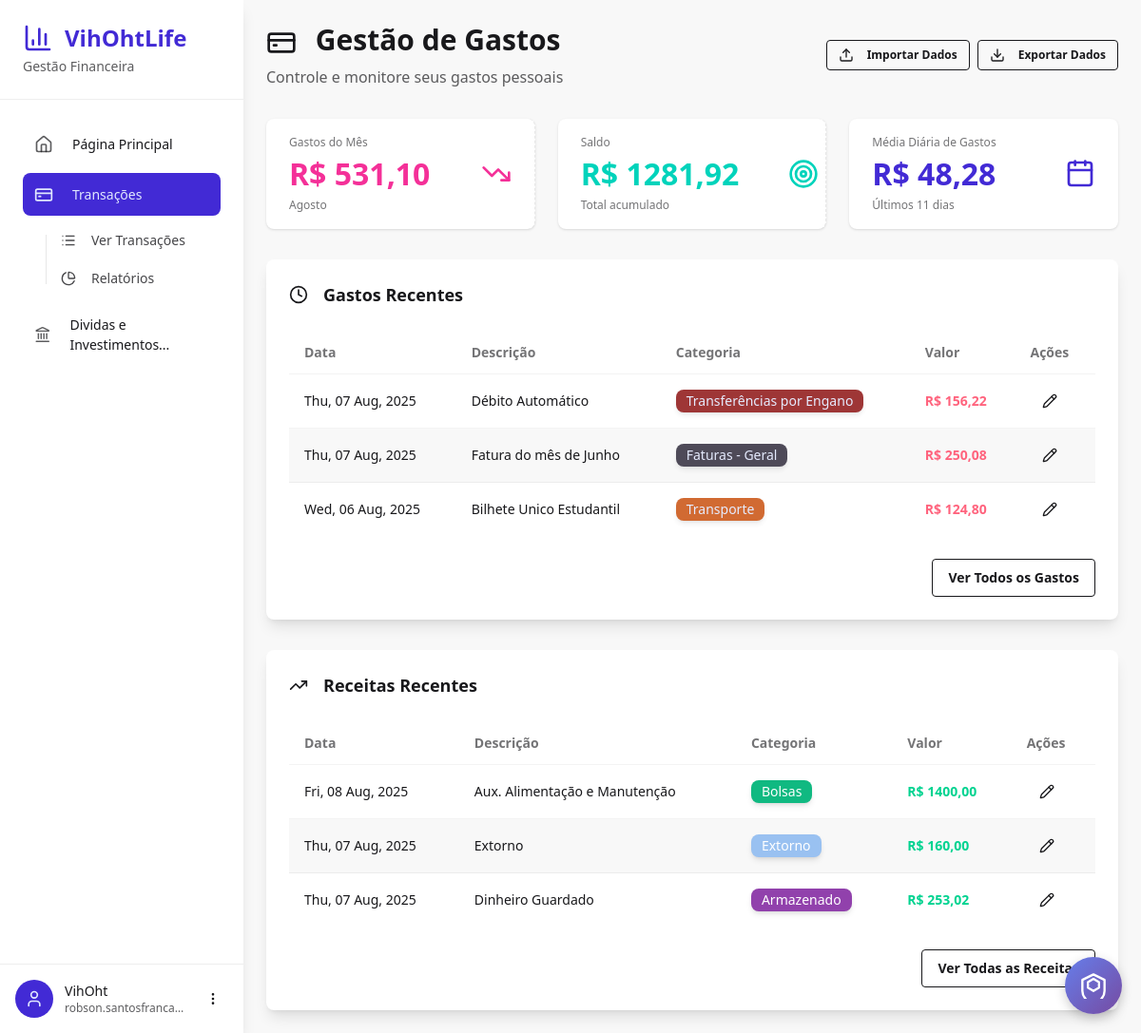
The page /finance/ (signed in) on the database as committed earlier.
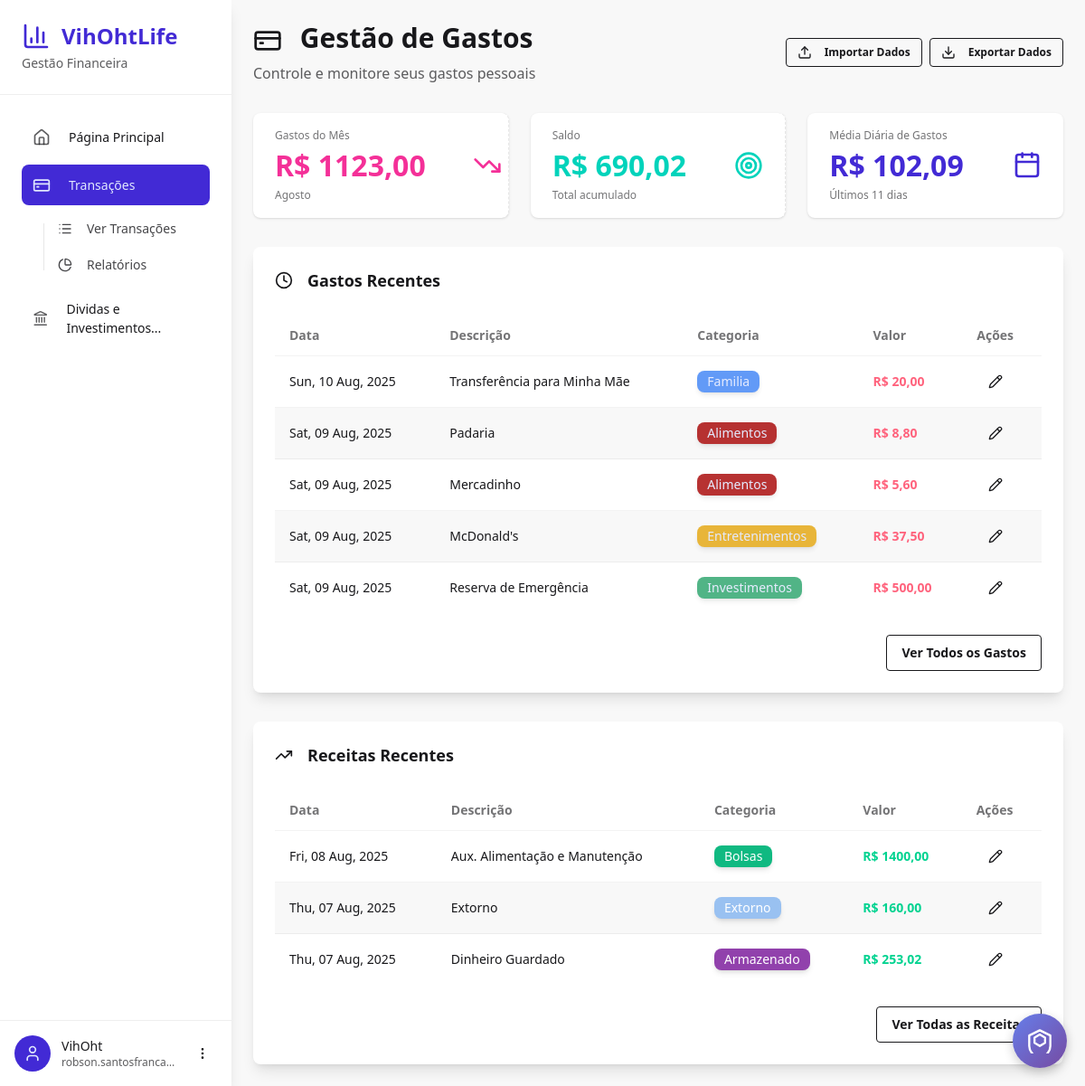
The same page on the database as committed later.
### authentication/models.py (models this page shows, shortened)
class User(AbstractUser):
    email = models.EmailField(max_length=100, unique=True)
    profile_image = models.ImageField(
        upload_to=user_profile_image_path,
        null=True,
        blank=True,
        help_text="Upload a profile image (max 5MB, JPG/PNG)",
    )
    USERNAME_FIELD = "email"
    REQUIRED_FIELDS = ["username"]

### finance_manager/models.py (models this page shows, shortened)
class Expenses(models.Model):
    user = models.ForeignKey(settings.AUTH_USER_MODEL, on_delete=models.CASCADE)
    category = models.ForeignKey(
        ExpenseCategory, on_delete=models.CASCADE, null=True, blank=True
    )
    created_at = models.DateTimeField(auto_now_add=True)
    spent_at = models.DateField()
    description = models.CharField(max_length=100)
    detailed_description = models.CharField(max_length=600)
    amount = models.IntegerField()

class ExpenseCategory(models.Model):
    user = models.ForeignKey(settings.AUTH_USER_MODEL, on_delete=models.CASCADE)
    name = models.CharField(max_length=100)
    description = models.CharField(max_length=300)
    color = ColorField(default="#FFFFFF")
    class Meta:
        verbose_name_plural = "Expense Categories"
        unique_together = ["user", "name"]  # Prevent duplicate category names per user

class Incomes(models.Model):
    user = models.ForeignKey(settings.AUTH_USER_MODEL, on_delete=models.CASCADE)
    category = models.ForeignKey(
        IncomeCategorys, on_delete=models.CASCADE, null=True, blank=True
    )
    created_at = models.DateTimeField(auto_now_add=True)
    received_at = models.DateField()
    description = models.CharField(max_length=100)
    detailed_description = models.CharField(max_length=600)
    amount = models.IntegerField()

class IncomeCategorys(models.Model):
    user = models.ForeignKey(settings.AUTH_USER_MODEL, on_delete=models.CASCADE)
    name = models.CharField(max_length=100)
    description = models.CharField(max_length=300)
    color = ColorField(default="#FFFFFF")
    class Meta:
        verbose_name_plural = "Income Categories"
        unique_together = ["user", "name"]  # Prevent duplicate category names per user

### finance_manager/views.py (the view)
# urls.py: path("", views.dashboard, name="dashboard"),
@login_required
def dashboard(request):
    expenses = Expenses.objects.filter(user=request.user).order_by("-spent_at")[:5]
    expenses_this_month = Expenses.objects.filter(
        user=request.user,
        spent_at__year=datetime.now().year,
        spent_at__month=datetime.now().month,
    )
    incomes = Incomes.objects.filter(user=request.user).order_by("-received_at")[:5]
    expense_categories = ExpenseCategory.objects.filter(user=request.user)
    income_categories = IncomeCategorys.objects.filter(user=request.user)
    total_expenses = sum([x.amount for x in Expenses.objects.filter(user=request.user)])
    total_incomes = sum([x.amount for x in Incomes.objects.filter(user=request.user)])
    range_of_days = "Sem gastos neste mês"
    total_expenses_this_month = 0
    daily_mean = 0
    if expenses_this_month:
        range_of_days = f"Últimos {datetime.now().day} dias"
        total_expenses_this_month = sum([x.amount for x in expenses_this_month])
        daily_mean = total_expenses_this_month // datetime.now().day
    total_amount = total_incomes - total_expenses
    return render(
        request,
        "finance_manager/dashboard.html",
        {
            "expenses": expenses,
            "incomes": incomes,
            "expense_categories": expense_categories,
            "income_categories": income_categories,
            "categories": expense_categories,  # For backward compatibility
            "total_expenses_this_month": f"{total_expenses_this_month // 100},{total_expenses_this_month % 100:02n}",
            "total_amount": f"{total_amount // 100},{total_amount % 100:02n}",
            "range_of_days": range_of_days,
            "daily_mean": f"{daily_mean // 100},{daily_mean % 100:02n}",
        },
    )

### templates/finance_manager/dashboard.html (shortened to what this page needs)
{% extends 'finance_manager/base.html' %}
{% load static %}
{% load mathfilters %}
{% block finance_head %}
<link rel="stylesheet" type="text/css" href="{% static 'css/finance_dashboard.css' %}">
{% endblock %}
{% block finance_content %}
<div class="max-w-7xl mx-auto">
  <div class="mb-8">
    <div class="flex justify-between items-center mb-4">
      <div>
        <h1 class="text-3xl font-bold text-base-content mb-2">
          <i data-lucide="credit-card" class="w-8 h-8 inline-block mr-3"></i>
          Gestão de Gastos
        </h1>
        <p class="text-base-content/70">Controle e monitore seus gastos pessoais</p>
      </div>
      <div class="flex gap-2">
        <button onclick="openImportModal()" class="btn btn-outline btn-sm">
          <i data-lucide="upload" class="w-4 h-4 mr-2"></i>
          Importar Dados
        </button>
        <a href="{% url 'finance_manager:export_data' %}" class="btn btn-outline btn-sm">
          <i data-lucide="download" class="w-4 h-4 mr-2"></i>
          Exportar Dados
        </a>
      </div>
    </div>
  </div>
  <div class="grid grid-cols-1 md:grid-cols-3 gap-6 mb-8">
    <div class="stat bg-base-100 rounded-lg shadow hover:shadow-lg transition-shadow cursor-pointer group" onclick="openExpenseModal()">
      <div class="stat-figure text-secondary">
        <i data-lucide="trending-down" class="w-8 h-8"></i>
      </div>
      <div class="stat-title">Gastos do Mês</div>
      <div class="stat-value text-secondary flex items-center gap-3">
        R$ {{total_expenses_this_month}}
      </div>
      <div class="stat-desc">Agosto</div>
    </div>
    <div class="stat bg-base-100 rounded-lg shadow hover:shadow-lg transition-shadow cursor-pointer group" onclick="openIncomeModal()">
      <div class="stat-figure text-accent">
        <i data-lucide="target" class="w-8 h-8"></i>
      </div>
      <div class="stat-title">Saldo</div>
      <div class="stat-value text-accent flex items-center gap-3">
        R$ {{total_amount}}
      </div>
      <div class="stat-desc">Total acumulado</div>
    </div>
    <div class="stat bg-base-100 rounded-lg shadow">
      <div class="stat-figure text-primary">
        <i data-lucide="calendar" class="w-8 h-8"></i>
      </div>
      <div class="stat-title">Média Diária de Gastos</div>
      <div class="stat-value text-primary">R$ {{ daily_mean }}</div>
      <div class="stat-desc">{{ range_of_days }}</div>
    </div>
  </div>
  <div class="mt-8">
    <div class="card bg-base-100 shadow-lg">
      <div class="card-body">
        <h2 class="card-title mb-4">
          <i data-lucide="clock" class="w-5 h-5 mr-2"></i>
          Gastos Recentes
        </h2>
        <div class="overflow-x-auto">
          <table class="table table-zebra">
            <thead>
              <tr>
                <th>Data</th>
                <th>Descrição</th>
                <th>Categoria</th>
                <th>Valor</th>
                <th>Ações</th>
              </tr>
            </thead>
            <tbody>
              {% for expense in expenses %}
              <tr>
                <td>{{ expense.spent_at | date:"D, d M, Y" }}</td>
                <td>{{ expense.description }}</td>
                <td><span class="badge badge-primary border-hidden shadow-md opacity-80" style="background-color:{{ expense.category.color }}; important!">{{ expense.category.name }}</span></td>
                {% with am=expense.amount %}
                <td class="text-error font-semibold">R$ {{ am|intdiv:100 }}{% if am|mod:100 == 0 %},00{%elif am|mod:100 < 10%},0{{am|mod:100}}{% else %},{{am|mod:100}}{% endif %}</td>
                {% endwith %}
                <td>
                  <button class="btn btn-ghost btn-sm" onclick="openEditExpenseModal({{ expense.id }}, '{{ expense.description|escapejs }}', '{{ expense.detailed_description|escapejs }}', '{{ expense.spent_at|date:'Y-m-d' }}', {{ expense.amount }}, {{ expense.category.id }})">
                    <i data-lucide="pencil" class="w-4 h-4"></i>
                  </button>
                </td>
              </tr>
              {% endfor %}
            </tbody>
          </table>
        </div>
        <div class="card-actions justify-end mt-4">
          <a href="{% url 'finance_manager:transactions' %}#expenses" class="btn btn-outline">Ver Todos os Gastos</a>
        </div>
      </div>
    </div>
  </div>
  <div class="mt-8">
    <div class="card bg-base-100 shadow-lg">
      <div class="card-body">
        <h2 class="card-title mb-4">
          <i data-lucide="trending-up" class="w-5 h-5 mr-2"></i>
          Receitas Recentes
        </h2>
        <div class="overflow-x-auto">
          <table class="table table-zebra">
            <thead>
              <tr>
                <th>Data</th>
                <th>Descrição</th>
                <th>Categoria</th>
                <th>Valor</th>
                <th>Ações</th>
              </tr>
            </thead>
            <tbody>
              {% for income in incomes %}
              <tr>
                <td>{{ income.received_at | date:"D, d M, Y" }}</td>
                <td>{{ income.description }}</td>
                <td>
                  {% if income.category %}
                    <span class="badge badge-secondary border-hidden shadow-md" style="background-color:{{ income.category.color }}; color: white;">{{ income.category.name }}</span>
                  {% else %}
                    <span class="badge badge-ghost">Sem categoria</span>
                  {% endif %}
                </td>
                {% with am=income.amount %}
                <td class="text-success font-semibold">R$ {{ am|intdiv:100 }}{% if am|mod:100 == 0 %},00{%elif am|mod:100 < 10%},0{{am|mod:100}}{% else %},{{am|mod:100}}{% endif %}</td>
                {% endwith %}
                <td>
                  <button class="btn btn-ghost btn-sm" onclick="openEditIncomeModal({{ income.id }}, '{{ income.description|escapejs }}', '{{ income.detailed_description|escapejs }}', '{{ income.received_at|date:'Y-m-d' }}', {{ income.amount }}, {% if income.category %}{{ income.category.id }}{% else %}null{% endif %})">
                    <i data-lucide="pencil" class="w-4 h-4"></i>
                  </button>
                </td>
              </tr>
              {% endfor %}
            </tbody>
          </table>
        </div>
        <div class="card-actions justify-end mt-4">
          <a href="{% url 'finance_manager:transactions' %}#incomes" class="btn btn-outline">Ver Todas as Receitas</a>
        </div>
      </div>
    </div>
  </div>
</div>
  </div>
</div>
{% endblock %}

### templates/finance_manager/base.html (shortened to what this page needs)
{% extends 'base.html' %}
{% block extra_head %}
{% block finance_head %}{% endblock %}
{% endblock %}
{% block content %}
<div class="flex min-h-screen">
  <aside class="w-64 bg-base-100 shadow-lg hidden lg:block">
    <div class="p-6 border-b border-base-300">
      <a href="{% url "landingpage" %}">
        <h1 class="text-2xl font-bold text-primary flex items-center">
          <i data-lucide="bar-chart-3" class="w-8 h-8 mr-3"></i>
          VihOhtLife
        </h1>
      </a>
      <p class="text-sm text-base-content/70 mt-1">Gestão Financeira</p>
    </div>
    <nav class="p-4">
      <ul id="s_items" class="menu menu-vertical w-full space-y-2">
        <li>
          <a href="{% url 'landingpage' %}" class="flex items-center p-3 rounded-lg hover:bg-base-200 transition-colors group">
            <i data-lucide="home" class="w-5 h-5 mr-3 text-base-content/70 group-hover:text-primary"></i>
            <span class="font-medium">Página Principal</span>
          </a>
        </li>
        <li>
          <a href="{% url 'finance_manager:dashboard' %}" class="flex items-center p-3 rounded-lg hover:bg-base-200 transition-colors group">
            <i data-lucide="credit-card" class="w-5 h-5 mr-3"></i>
            <span class="font-medium">Transações</span>
          </a>
          <ul class="ml-6 mt-2 space-y-1">
            <li>
              <a href="{% url 'finance_manager:transactions' %}" class="flex items-center p-2 text-sm rounded-lg hover:bg-base-200 transition-colors text-base-content/80">
                <i data-lucide="list" class="w-4 h-4 mr-2"></i>
                Ver Transações
              </a>
            </li>
            <li>
              <a href="{% url 'finance_statistics:dashboard' %}" class="flex items-center p-2 text-sm rounded-lg hover:bg-base-200 transition-colors text-base-content/80">
                <i data-lucide="pie-chart" class="w-4 h-4 mr-2"></i>
                Relatórios
              </a>
            </li>
          </ul>
        </li>
        <li>
          <a href="#" class="flex items-center p-3 rounded-lg hover:bg-base-200 transition-colors group">
            <i data-lucide="landmark" class="w-5 h-5 mr-3 text-base-content/70 group-hover:text-primary"></i>
            <span class="font-medium">Dividas e Investimentos...</span>
          </a>
        </li>
      </ul>
    </nav>
    <div class="absolute bottom-0 left-0 right-0 w-64 p-4 border-t border-base-300 bg-base-100">
      {% if user.is_authenticated %}
        <div class="flex items-center space-x-3">
          <div class="w-10 h-10 rounded-full bg-primary text-primary-content flex items-center justify-center">
            <i data-lucide="user" class="w-5 h-5"></i>
          </div>
          <div class="flex-1 min-w-0">
            <p class="text-sm font-medium text-base-content truncate">{{ user.username }}</p>
            <p class="text-xs text-base-content/70 truncate">{{ user.email }}</p>
          </div>
          <div class="dropdown dropdown-top dropdown-end">
            <div tabindex="0" role="button" class="btn btn-ghost btn-sm btn-circle">
              <i data-lucide="more-vertical" class="w-4 h-4"></i>
            </div>
          </div>
        </div>
      {% endif %}
    </div>
  </aside>
  <main class="flex-1 bg-base-200">
    <div class="p-6">
      {% block finance_content %}{% endblock %}
{% endblock %}

### templates/base.html (shortened to what this page needs)
<!DOCTYPE html>
<html lang="pt-br">
  <head>
    <link
      href="https://cdn.jsdelivr.net/npm/daisyui@5"
      rel="stylesheet"
      type="text/css"
    />
    <script src="https://cdn.jsdelivr.net/npm/@tailwindcss/browser@4"></script>
    {% load static %}
    <link
      href="{% static 'css/toast_message.css' %}"
      rel="stylesheet"
      type="text/css"
    />
    <link
      href="{% static 'css/gemini-chat.css' %}"
      rel="stylesheet"
      type="text/css"
    />
    {% block extra_head %}{% endblock %}
  </head>
  <body class="min-h-screen" {% if user.is_authenticated %}data-user-authenticated="true"{% endif %}>
    {% block content %}{% endblock %}
  </body>
</html>

### templates/finance_manager/base.html (style rules this page uses)
aside { position: relative; min-height: 100vh; }
.menu li a { transition: all 0.2s ease-in-out; }

Rows that differ between the two databases and show on the page:
removed Expenses: spent_at "Thu, 07 Aug, 2025", description "Débito Automático", category.name "Transferências por Engano", amount "156", amount|mod "22"
removed Expenses: spent_at "Thu, 07 Aug, 2025", description "Fatura do mês de Junho", category.name "Faturas - Geral", amount "250", amount|mod "8"
removed Expenses: spent_at "Wed, 06 Aug, 2025", description "Bilhete Unico Estudantil", category.name "Transporte", amount "124", amount|mod "80"
added Expenses: spent_at "Sun, 10 Aug, 2025", description "Transferência para Minha Mãe", category.name "Familia", amount "20", shows ",00"
added Expenses: spent_at "Sat, 09 Aug, 2025", description "Padaria", category.name "Alimentos", amount "8", amount|mod "80"
added Expenses: spent_at "Sat, 09 Aug, 2025", description "Mercadinho", category.name "Alimentos", amount "5", amount|mod "60"
added Expenses: spent_at "Sat, 09 Aug, 2025", description "McDonald's", category.name "Entretenimentos", amount "37", amount|mod "50"
added Expenses: spent_at "Sat, 09 Aug, 2025", description "Reserva de Emergência", category.name "Investimentos", amount "500", shows ",00"
Other text that changed with them:
{{ total_expenses_this_month }}: "531,10" → "1123,00"
{{ total_amount }}: "1281,92" → "690,02"
{{ daily_mean }}: "48,28" → "102,09"
